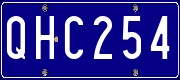
#> input picture GeneratedPlateSamples/0002-QHC254.jpg, 180 x 80 px, given in place of template.bmp, which was not available
$ python GenerateSynthLicensePlate.py
#> lines starting #> are read from the running program, lines starting #| are printed output that depends on the picture; pictures that were not available may be replaced by others from this repository, and a replacement may not be noted
# coding=utf-8
import PIL
from PIL import ImageFont
from PIL import Image
from PIL import ImageDraw
import cv2
import numpy as np
import os
from math import *
from random import randint
import argparse

chars_us = [
    "0",
    "1",
    "2",
    "3",
    "4",
    "5",
    "6",
    "7",
    "8",
    "9",
    "A",
    "B",
    "C",
    "D",
    "E",
    "F",
    "G",
    "H",
    "I",
    "J",
    "K",
    "L",
    "M",
    "N",
    "O",
    "P",
    "Q",
    "R",
    "S",
    "T",
    "U",
    "V",
    "W",
    "X",
    "Y",
    "Z",
]

# [7 lines of commented-out code are left out]


def GenCh1(f, val):
    img = Image.new("RGB", (23, 70), (255, 255, 255))
    draw = ImageDraw.Draw(img)
    draw.text((3, 12), val, (0, 0, 0), font=f)
    A = np.array(img)
    return A


def r(val):
    return int(np.random.random() * val)


class GenPlate:
    def __init__(self, fontUS):
#> called with fontUS = './license_plate_usa/us_license_plate.ttf'
        self.fontUS = ImageFont.truetype(fontUS, 43, 0)
        self.img = np.array(Image.new("RGB", (180, 80), (255, 255, 255)))
        self.bg = cv2.resize(cv2.imread("./images/template.bmp"), (180, 80))
#> self.bg is the input picture: shape (80, 180, 3); mean B, G, R 150.9, 51.3, 55.7
        self.smu = cv2.imread("./images/smu2.jpg")
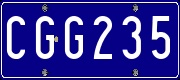
#> input picture GeneratedPlateSamples/0003-CGG235.jpg, 180 x 80 px, given in place of smu2.jpg, which was not available
#> self.smu is the input picture: shape (80, 180, 3); mean B, G, R 149.8, 48.8, 53.3

    def draw(self, val):
        offset = 2
        # offset = (160 - len(val) * 23 - (len(val) - 1) * 6) // 2
        for i, char in enumerate(val):
            self.img[
                0:70, offset + i * 23 + i * 6 : offset + (i + 1) * 23 + i * 6
            ] = GenCh1(self.fontUS, char)
        return self.img

    def generate(self, text):
        fg = self.draw(text)
        fg = cv2.bitwise_not(fg)
        com = cv2.bitwise_or(fg, self.bg)
        return com

    def genPlateString(self, pos, val):
        plateStr = ""
        box = [0] * 6
        if pos != -1:
            box[pos] = 1
        for unit, cpos in zip(box, range(len(box))):
            if unit == 1:
                plateStr += val
            else:
                if cpos < 3:
                    plateStr += chars_us[randint(10, 35)]
                else:
                    plateStr += chars_us[randint(0, 9)]

        return plateStr

    def genBatch(self, batchSize, pos, charRange, outputPath, size):
#> called with batchSize = 100, pos = 2, outputPath = './GeneratedPlateSamples', size = (180, 80)
        if not os.path.exists(outputPath):
            os.mkdir(outputPath)
        for i in range(batchSize):
            plateStr = G.genPlateString(-1, -1)
            img = G.generate(plateStr)
            filename = os.path.join(
                outputPath, str(i).zfill(4) + "-" + plateStr + ".jpg"
            )
            cv2.imwrite(filename, img)
#> this loop made 100 passes
#> pass 1, in GenCh1, `A = np.array(img)`:
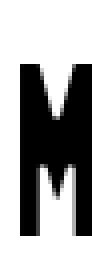
#> A: shape (70, 23, 3) (shown 4 times larger); min 0, max 255, mean 164.6
#> pass 1, in GenCh1 (call 2), `A = np.array(img)`:
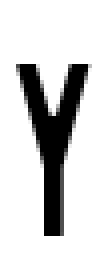
#> A: shape (70, 23, 3) (shown 4 times larger); min 0, max 255, mean 205.6
#> pass 1, in GenCh1 (call 3), `A = np.array(img)`:
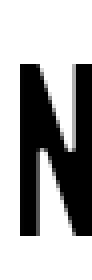
#> A: shape (70, 23, 3) (shown 4 times larger); min 0, max 255, mean 169.9


if __name__ == "__main__":
    # image = cv2.imread("./LicensePlateDataset/18854897fd142e.png")
    # print(image.shape)
    G = GenPlate("./license_plate_usa/us_license_plate.ttf")
    G.genBatch(100, 2, range(len(chars_us)), "./GeneratedPlateSamples", (180, 80))
